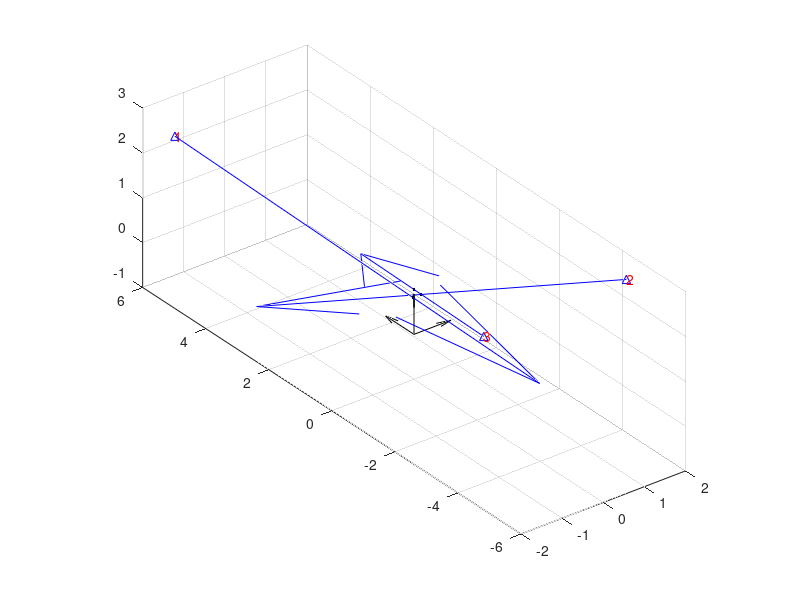

Write MATLAB code to recreate this figure. (Note: this script raises an error after producing the figure.)

%% Setup

O = zeros(3, 3);

ID = eye(3, 3);
ID_x = ID(1, :);
ID_y = ID(2, :);
ID_z = ID(3, :);

quiver3(O(1, :), O(2, :), O(3, :), ID_x, ID_y, ID_z, 'k'); % plot origin
grid on
daspect([1 1 1])
hold on

SINGLE_BASESTATION = false;
% SINGLE_BASESTATION = true;

RAYS_FAR_APART = false;
RAYS_FAR_APART = true;

% Base Station positions in World Frame: (in Meters)
B_1 = [-1.789562; 5.251678; 2.641019];
B_2 = [1.734847; -4.475452; 2.665298];
B_3 = [-1.759562; -4.505452; 2.635298];

if SINGLE_BASESTATION
    B_2 = B_1; % single base station
    B_3 = B_1; % single base station
end

plot3(B_1(1), B_1(2), B_1(3), 'b^-'); % plot Base Station
text(B_1(1), B_1(2), B_1(3), '1', 'Color', 'r')

plot3(B_2(1), B_2(2), B_2(3), 'b^-'); % plot Base Station
text(B_2(1), B_2(2), B_2(3), '2', 'Color', 'r')

plot3(B_3(1), B_3(2), B_3(3), 'b^-'); % plot Base Station
text(B_3(1), B_3(2), B_3(3), '3', 'Color', 'r')

% Artibary point on a Ray in World Frame (in Meters), to generate the Ray Vector
% Rp_1 = [- 0.1; - 0.1; 1 - 0.1];
% Rp_2 = [+ 0.1; + 0.1; 1 + 0.1];

Rp_1 = [- 0.1; - 0.1; 1 - 0.1];

if RAYS_FAR_APART
    Rp_2 = Rp_1 + [0.2; 0 ; 0];
    Rp_3 = Rp_1 + [0.1; 0.1 ; 0.1];
else
    Rp_2 = Rp_1 + [0.03; 0 ; 0];
    Rp_3 = Rp_1 + [0.0075; 0.0075 ; 0.0075];
end

plot3(Rp_1(1), Rp_1(2), Rp_1(3), 'k.-'); % plot Artibary point on Ray
plot3(Rp_2(1), Rp_2(2), Rp_2(3), 'k.-'); % plot Artibary point on Ray
plot3(Rp_3(1), Rp_3(2), Rp_3(3), 'k.-'); % plot Artibary point on Ray

% Unit Vector of Ray from Base Stations
u = (Rp_1 - B_1) / norm(Rp_1 - B_1);
v = (Rp_2 - B_2) / norm(Rp_2 - B_2);
g = (Rp_3 - B_3) / norm(Rp_3 - B_3);

% Simulated End of Ray
ray_length = 10;
R_1 = ray_length * u;
R_2 = ray_length * v;
R_3 = ray_length * g;

quiver3(B_1(1), B_1(2), B_1(3), R_1(1), R_1(2), R_1(3), 'b'); % plot Rays
quiver3(B_2(1), B_2(2), B_2(3), R_2(1), R_2(2), R_2(3), 'b');
quiver3(B_3(1), B_3(2), B_3(3), R_3(1), R_3(2), R_3(3), 'b');

% distance between Base Stations
fprintf('Distance Between BS 2 & 1: %f\n', norm(B_2 - B_1));
fprintf('Distance Between BS 3 & 1: %f\n', norm(B_3 - B_1));
fprintf('Distance Between BS 3 & 2: %f\n', norm(B_2 - B_3));

%% 2 Base Stations, 1 Sensor (Find Shortest Segment between Rays)


[Sc_1, Sc_2, d_c, k, d_c_k] = shortest_segment(B_1, u, B_2, v);
fprintf('Shortest Distance Between Rays from BS 1 & 2: %f\n', d_c);
plot3(Sc_1(1), Sc_1(2), Sc_1(3), 'b.-', Sc_2(1), Sc_2(2), Sc_2(3), 'b.-'); % plot Shortest Segment points
quiver3(Sc_1(1), Sc_1(2), Sc_1(3), d_c_k(1), d_c_k(2), d_c_k(3), 'b'); % plot Shortest Segment vector

[Sc_1, Sc_2, d_c, k, d_c_k] = shortest_segment(B_1, u, B_3, g);
fprintf('Shortest Distance Between Rays from BS 1 & 3: %f\n', d_c);
plot3(Sc_1(1), Sc_1(2), Sc_1(3), 'b.-', Sc_2(1), Sc_2(2), Sc_2(3), 'b.-'); % plot Shortest Segment points
quiver3(Sc_1(1), Sc_1(2), Sc_1(3), d_c_k(1), d_c_k(2), d_c_k(3), 'b'); % plot Shortest Segment vector

[Sc_1, Sc_2, d_c, k, d_c_k] = shortest_segment(B_2, v, B_3, g);
fprintf('Shortest Distance Between Rays from BS 2 & 3: %f\n', d_c);
plot3(Sc_1(1), Sc_1(2), Sc_1(3), 'b.-', Sc_2(1), Sc_2(2), Sc_2(3), 'b.-'); % plot Shortest Segment points
quiver3(Sc_1(1), Sc_1(2), Sc_1(3), d_c_k(1), d_c_k(2), d_c_k(3), 'b'); % plot Shortest Segment vector

% since Rays from Base Stations should surely touch the Sensor at the same
% point, the distance here should be zero.
% the extra distance may signify incorrect Base Station origins or lack of
% calibration

%%  2 Base Stations on 2 different Sensors (Best Fit of Segment between Rays)
%% Calc

% re-use the points for array as Tracker sensor detections
% so the error should be zero

D_21 = Rp_2 - Rp_1;
fprintf('Assumed Distance Between Sensors at BS2 Ray & BS1 Ray: %f\n', norm(D_21));
fprintf('Sensor Vector: \n');
disp(D_21);

D_31 = Rp_3 - Rp_1;
fprintf('Assumed Distance Between Sensors at BS3 Ray & BS1 Ray: %f\n', norm(D_31));
fprintf('Sensor Vector: \n');
disp(D_31);


%% Plot Calc

step_size = 0.05;
offset = 0;
offset = -step_size/2;
increments = 40;
for i=1:increments
%     disp(i)
    increment = (i-increments/2)*step_size + offset;

    s_f = norm(Rp_1 - B_1) + increment;
    
    w_21 = B_2 - B_1;
%     x = w_21 - D_21 - s_f*u;
    
%     t_n = v\(d_S*q + s_f*u - w_21);
%     t_n = v\(D_21 + s_f*u - w_21);
%     t_n = v\(-x);
%     t_n = v\(s_f*u + D_21 - w_21);
%     t_n = v\(s_f*u) + v\(D_21 - w_21);
%     t_n = (v\u)*s_f + v\(D_21 - w_21);
%     t_n = (v\u)*s_f + v\(D_21 - w_21); % linear equation

    Dw_21 = D_21 - w_21;
    m = (v\u);
    c = v\(Dw_21);
    t_n = m*s_f + c; % linear equation
    
%     t_n = mldivide(v, (d_S*q + s_f*u - w_21));
%     t_n = (d_S*q + s_f*u - w_21).' * v;
%     t_n = (D_21 + s_f*u - w_21).' * v; 
    
    Sn_1 = B_1 + s_f*u;
%     Sn_2 = B_2 + t_n*v;
%     Sn_2 = B_2 + ((d_S*q + s_f*u - w_21).' * v)*v;
%     Sn_2 = B_2 + (d_S*q + s_f*u - w_21).' * v*v;
%     Sn_2 = B_2 + (D_21 + s_f*u - w_21).' * v*v;
    Sn_2 = B_2 + (D_21 + s_f*u - w_21).' * v*v;

    k = (Sn_2 - Sn_1) / norm(Sn_2 - Sn_1);
    
%     d_n = norm(Sn_2 - Sn_1)
%     d_n = norm((B_2 + t_n*v) - (B_1 + s_f*u));
%     d_n = (Sn_2 - Sn_1).' * k;
    d_n = (Sn_2 - Sn_1).' * k;
    
    d_n_k = d_n * k;
    
    d_S = norm(D_21);
    q = D_21/norm(D_21);
    % d_S_q = d_S*q;
    
    
%     error = norm(d_n_k - d_S_q);
%     error = power(norm(d_n_k - d_S_q), 2);
%     error = power(norm(d_n_k - D_21), 2);
%     error = power( norm( w_21 +  t_n*v - s_f*u - D_21 ), 2);
%     error = power( norm( w_21 +  ( (D_21 + s_f*u - w_21).' * v )*v - s_f*u - D_21 ), 2);
%     error = power( norm( w_21 +  (D_21 + s_f*u - w_21).' * v*v - s_f*u - D_21 ), 2);
%     error = power( norm( w_21 +  v\(D_21 + s_f*u - w_21) *v - s_f*u - D_21 ), 2);

%     error = power( norm( x + v\(-x) *v  ), 2);
%     error = power( norm( x + t_n *v  ), 2);
%     error = power( norm( x + ((v\u)*s_f + v\(D_21 - w_21)) *v  ), 2);
%     error = power( norm( x + (v\u)*v*s_f + v\(D_21 - w_21)*v ), 2);
%     error = power( norm( x + m*v*s_f + v\(D_21 - w_21)*v ), 2);
    
%     v_error = x + m*v*s_f + c*v;
%     v_error = w_21 - D_21 - s_f*u + m*v*s_f + c*v;
%     v_error = m*v*s_f - s_f*u + c*v +  w_21 - D_21;
%     v_error = s_f*m*v - s_f*u + (c*v +  w_21 - D_21);
%     v_error = s_f*(m*v - u) + (c*v +  w_21 - D_21);
    
%     m_v = (m*v - u);
%     c_v = (c*v +  w_21 - D_21);
%     m_v = ((v\u)*v - u);
%     c_v = (v\(D_21 - w_21)*v +  w_21 - D_21);
%     v_error = s_f*m_v + c_v;
    
    v_error = s_f*(m*v - u) + (c*v - Dw_21);
    
    error = power( norm( v_error ), 2);
    
    
    fprintf('%f \t %f \t %f \t %f \t %f \t %f \t %f \n', increment, s_f, t_n, error, v_error(1), v_error(2), v_error(3));
    
    plot3(Sn_1(1), Sn_1(2), Sn_1(3), 'g.-', Sn_2(1), Sn_2(2), Sn_2(3), 'g.-');
    quiver3(Sn_1(1), Sn_1(2), Sn_1(3), d_n_k(1), d_n_k(2), d_n_k(3), 'g');

    plot3(s_f, t_n, error, 'g.-');
    
end



%% Plot End

% legend({'B_1', 'B_2', 'Rp_1', 'Rp_2', 'Sa_1', 'Sa_2'});

hold off